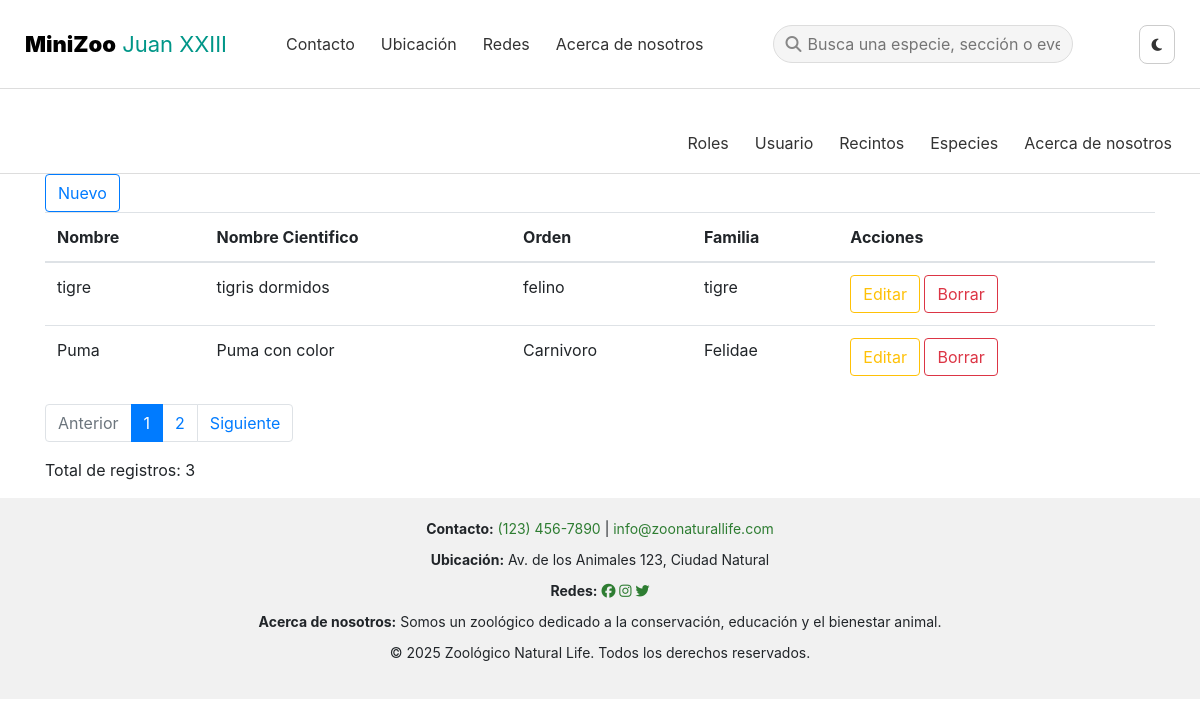
The app's page /0529/especies/index.php with its own data.
### tables this page shows
CREATE TABLE `especies` (
  `id` int(11) NOT NULL,
  `nombre` varchar(191) NOT NULL,
  `nombre_alternativo` varchar(191) DEFAULT NULL,
  `nombre_cientifico` varchar(191) DEFAULT NULL,
  `cantidad` int(11) DEFAULT NULL,
  `orden` varchar(191) DEFAULT NULL,
  `familia` varchar(191) DEFAULT NULL,
  `descripcion` text DEFAULT NULL,
  `ecologia` text DEFAULT NULL,
  `distribucion` text DEFAULT NULL,
  `link_url` varchar(191) DEFAULT NULL,
  `link_qr` varchar(191) DEFAULT NULL
);

### 0529/especies/_list.php (the view, shortened to what this page needs)
<?php
require_once '../lib/Paginacion.php';
$paginacion = new Paginacion($con, 'especies', isset($_GET['pagina']) ? $_GET['pagina'] : 1, 2);
$rs = $paginacion->obtenerDatos();
?>
<a href="index.php?accion=nuevo" class="btn btn-outline-primary">Nuevo</a><br>
<table class="table">
    <thead>
        <tr>
            <th>Nombre</th>
            <th>Nombre Cientifico</rh>
            <th>Orden</th>
            <th>Familia</th>
            <th>Acciones</th>
        </tr>
    </thead>
    <tbody>
        <?php
        while ($dato = $rs->fetch_assoc()) {
        ?>
            <tr>
                <td><?php echo $dato['nombre']; ?></td>
                <td><?php echo $dato['nombre_cientifico'];
                    ?></td>
                <td><?php echo $dato['orden'];
                    ?></td>
                <td><?php echo $dato['familia'];
                    ?></td>
                <td>
                    <a href="index.php?accion=editar&id=<?php echo $dato['id']; ?>" class="btn btn-outline-warning">Editar</a>
                    <a href="index.php?accion=borrar&id=<?php echo $dato['id']; ?>" class="btn btn-outline-danger">Borrar</a>
                </td>
            </tr>
        <?php } ?>
    </tbody>
</table>
<div>
    <?php
    $totalPaginas = $paginacion->totalPaginas();
    if ($totalPaginas > 1) {
        echo $paginacion->mostrarBarrasNavegacion();
    }
    ?>
    <p>Total de registros: <?php echo $paginacion->totalRegistros; ?></p>
</div>

### 0529/css/style.css (style rules this page uses)
* { margin: 0; padding: 0; box-sizing: border-box; }
html, body { height: 98%; margin: 0; display: flex; flex-direction: column; }
body { font-family: 'Segoe UI', sans-serif; scroll-behavior: smooth; line-height: 1.6; background-color: #fff; color: #000; }

### records on screen
especies: nombre "tigre", nombre_cientifico "tigris dormidos", orden "felino", familia "tigre"
especies: nombre "Puma", nombre_cientifico "Puma con color", orden "Carnivoro", familia "Felidae"

### other values on screen
$paginacion->totalRegistros "3"
